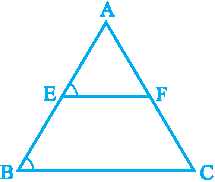
#> input picture input/1-2.png, 215 x 182 px
$ python -i junction_detection.py   (imports and definitions only)   (older library calls are emulated)
#> lines starting #> are read from the running program, lines starting #| are printed output that depends on the picture; after the words box and inside, x2 and y2 are one past the last pixel; in counts of white or black regions, pixels touching at a corner belong together
from __future__ import division
from numpy import empty
import cv2
from PIL import Image
import pytesseract
import numpy as np

from operator import itemgetter
from convert_to_html import convert

def adaptive_threshold(img, process_background=False, blocksize=15, c=-2):
    """Thresholds an image using OpenCV's adaptiveThreshold.
    Parameters
    ----------
    imagename : string
    Path to image file.
    process_background : bool, optional (default: False)
        Whether or not to process lines that are in background.
    blocksize : int, optional (default: 15)
        Size of a pixel neighborhood that is used to calculate a
        threshold value for the pixel: 3, 5, 7, and so on.
    c : int, optional (default: -2)
        Constant subtracted from the mean or weighted mean.
        Normally, it is positive but may be zero or negative as well.
    -------
    img : object
        numpy.ndarray representing the original image.
    threshold : object
        numpy.ndarray representing the thresholded image.
    """


    gray = cv2.cvtColor(img, cv2.COLOR_BGR2GRAY)
    cv2.imwrite("gray.png",gray)
    if process_background:
        threshold = cv2.adaptiveThreshold(
            gray, 255, cv2.ADAPTIVE_THRESH_GAUSSIAN_C,
            cv2.THRESH_BINARY, blocksize, c)
    else:
        threshold = cv2.adaptiveThreshold(
            np.invert(gray), 255,
            cv2.ADAPTIVE_THRESH_GAUSSIAN_C, cv2.THRESH_BINARY, blocksize, c)
    return img, threshold


# [187 lines left out: functions find_lines, find_contours, find_joints, get_junctions, not called in this run]

>>> import cv2
>>> picture = cv2.imread('../input/1-2.png')
#> picture is the input picture: shape (182, 215, 3); mean B, G, R 254, 250, 239.4
>>> result = adaptive_threshold(picture)
#> in adaptive_threshold, `gray = cv2.cvtColor(img, cv2.COLOR_BGR2GRAY)`:
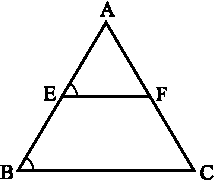
#> gray: shape (182, 215); values 129 (black) and 255 (white), 93.9% white; 6 black regions, box (x1, y1, x2, y2) and area: (16, 20, 196, 172) 1908, (0, 165, 13, 179) 113, (44, 86, 56, 101) 106, (100, 1, 115, 17) 98, (200, 165, 214, 180) 91, (156, 87, 167, 101) 77

$ run again, on input/2case.png
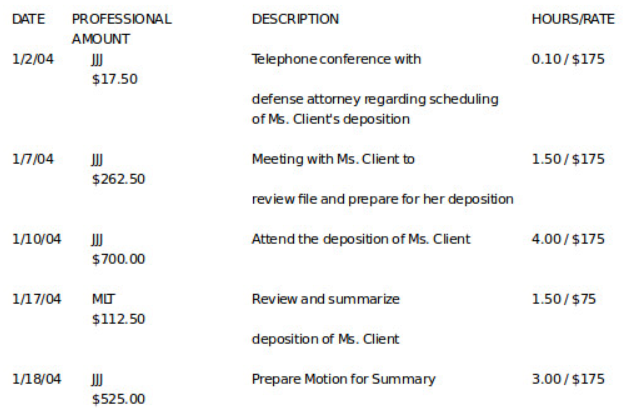
#> input picture input/2case.png, 640 x 408 px
#> picture is the input picture: shape (408, 640, 3); mean B, G, R 245.3, 245.5, 245.4
#> in adaptive_threshold, `gray = cv2.cvtColor(img, cv2.COLOR_BGR2GRAY)`:
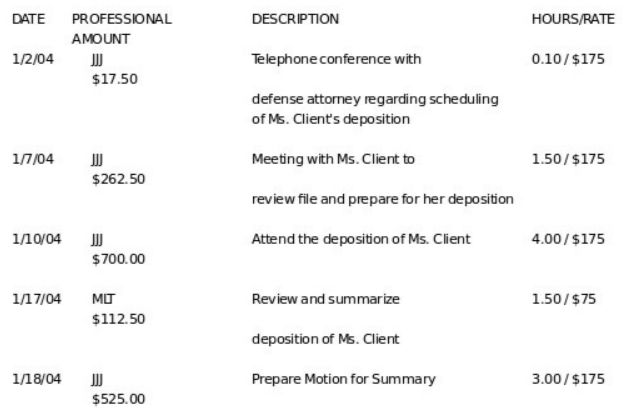
#> gray: shape (408, 640); min 5, max 255, mean 245.5
#> in adaptive_threshold, `threshold = cv2.adaptiveThreshold( np.invert(gray), 255, cv2.ADAPTIVE_..`:
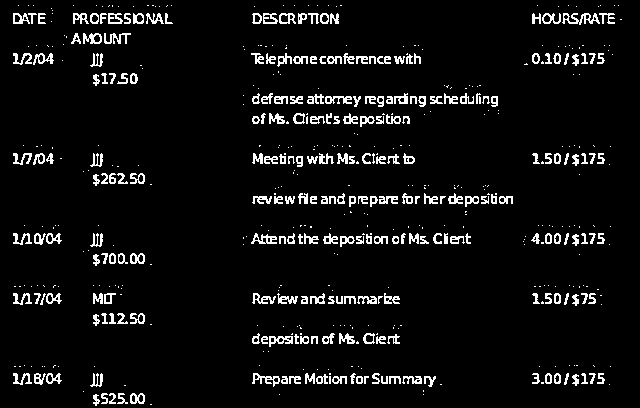
#> threshold: shape (408, 640); 5.9% white in thin lines or dots

$ run again, on input/docu.png
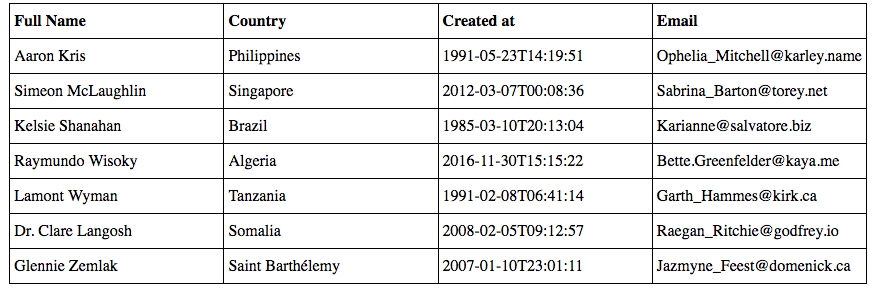
#> input picture input/docu.png, 872 x 288 px
#> picture is the input picture: shape (288, 872, 3); mean B, G, R 232.9, 232.7, 232.8
#> in adaptive_threshold, `threshold = cv2.adaptiveThreshold( np.invert(gray), 255, cv2.ADAPTIVE_..`:
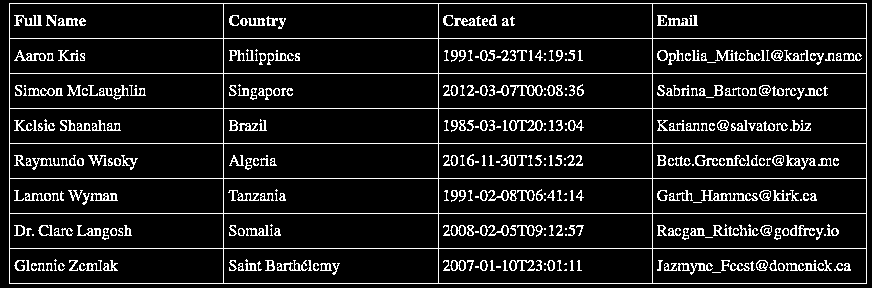
#> threshold: shape (288, 872); 9.8% white in thin lines or dots
